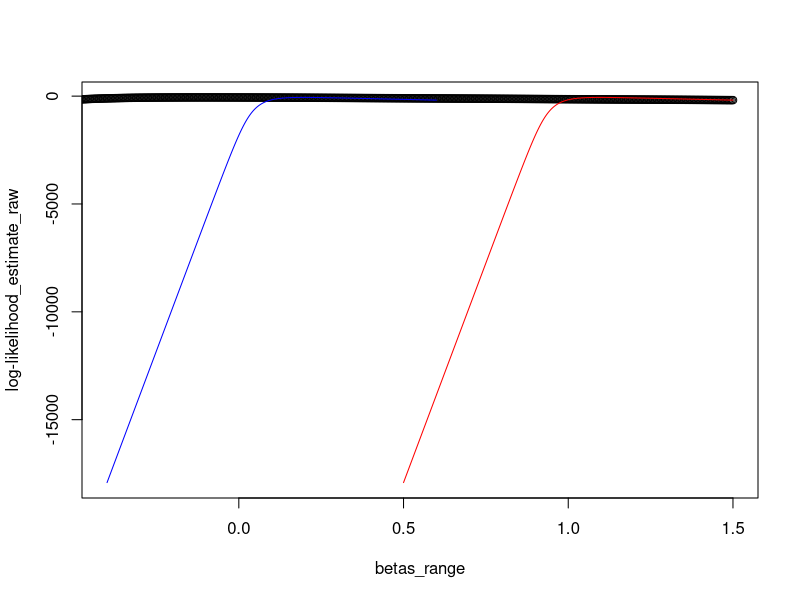
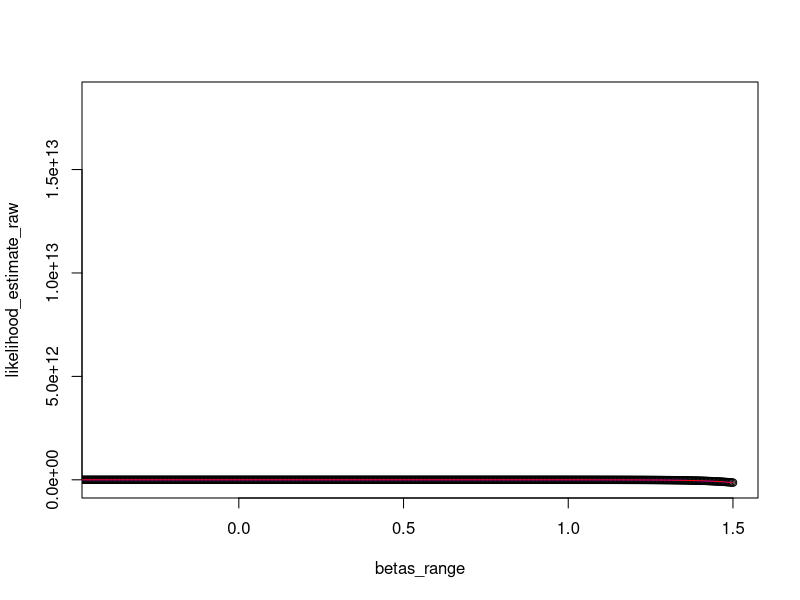

Here is the R script that generated these plots, in order: (Note: this script raises an error after producing the figures.)
# Functions
# b) Log likelihood
myloglikelihood <- function(beta) {
  loglikelihood <-
    sum(-y * log(1 + exp(-(X %*% beta))) - (1 - y) * log(1 + exp(X %*% beta)))
  return(loglikelihood)
}
# b) Normal Likelihood
mylikelihood <- function(beta) {
  likelihood <-
    sum(-y * 1 + exp(-(X %*% beta)) - (1 - y) * (1 + exp(X %*% beta)))
  return(likelihood)
}

# Parameters
n <- 1000
x <- sort(runif(n = n, min = 18, max = 60))
x2 <- rbinom(n, 1, prob = 0.5)
X <- cbind(rep(1, n), x, x2)

beta0 <- 1
beta1 <- 0.1
beta2 <- 1
beta <- cbind(beta0, beta1, beta2)

linear_model <- beta0 + beta1 * x + beta2 * x2
prob_i_x <- exp(linear_model) / (1 + exp(linear_model))

# a) ?
y <- rbinom(n = length(x), size = 1, prob = prob_i_x)

# c) Plot the likelihood function and the log-likelihood function for a range of values for the two parameters
# separately and show that they are maximized at the same value.
beta_start_0 <- seq(-2.5, -1.5, le=n)
beta_start_1 <- seq(-0.4, 0.6, le=n)
beta_start_2 <-  seq(0.5, 1.5, le=n)
beta_start_param <- cbind(beta_start_0, beta_start_1, beta_start_2)
betas_range <- seq(min(beta_start_param),max(beta_start_param), le=n)

results_maybe_log_like <- rep(0, nrow(beta_start_param))

for(i in 1:nrow(beta_start_param)){
  results_maybe_log_like[i] <- myloglikelihood(beta_start_param[i, ])
}

plot(betas_range, results_maybe_log_like, xlim=c(-0.4, 1.5), ylab="log-likelihood_estimate_raw")
lines(beta_start_1, results_maybe_log_like, col="blue")
lines(beta_start_2, results_maybe_log_like, col="red")

results_maybe_likelihood <- rep(0, nrow(beta_start_param))
for(i in 1:nrow(beta_start_param)){
  results_maybe_likelihood[i] <- mylikelihood(beta_start_param[i, ])
}
plot(betas_range, results_maybe_likelihood, xlim=c(-0.4, 1.5), ylab="likelihood_estimate_raw")
lines(betas_range, results_maybe_likelihood, col="blue")
lines(betas_range, results_maybe_likelihood, col="red")
# Testing functions from https://www.r-bloggers.com/2019/08/maximum-likelihood-estimation-from-scratch/

library(maxLik)
# Getting an estimate for both functions
start_param <- c(0, 1, 1)
loglikelihood.estimate <- maxBFGS(myloglikelihood,
                                  finalHessian = TRUE,
                                  start = start_param)
### TODO: Pass previous estimation as this function's start parameter? This is cheating maybe
likelihood.estimate <- maxBFGS(mylikelihood,
                               finalHessian = TRUE,
                               start=loglikelihood.estimate$estimate)



likelihood.covariance_matrix <- -(solve(likelihood.estimate$hessian))
loglikelihood.covariance_matrix <-
  -(solve(loglikelihood.estimate$hessian))

likelihood.sde <- sqrt(diag(likelihood.covariance_matrix))
loglikelihood.sde <- sqrt(diag(loglikelihood.covariance_matrix))

x_len <- length(x)

# Likelihood
likelihood.result <- getMarginalEffectBeta1(
  length = x_len,
  estimate_for = "likelihood",
  x2 = 0,
  dx_container = rep(0, x_len),
  probability_container = rep(0, x_len)
)
plot(x, likelihood.result$dx_container, type="l", main="Likelihood", ylab="dx")

likelihood.result1 <- getMarginalEffectBeta1(
  length = x_len,
  estimate_for = "likelihood",
  x2 = 1,
  dx_container = rep(0, x_len),
  probability_container = rep(0, x_len)
)
lines(x, likelihood.result1$dx_container, col="red")

loglikelihood.result <- getMarginalEffectBeta1(
  length = x_len,
  estimate_for = "loglikelihood",
  x2 = 0,
  dx_container = rep(0, x_len),
  probability_container = rep(0, x_len)
)
plot(x, loglikelihood.result$dx_container, type= "l", main = "Log-Likelihood estimate", ylab = "dx")

loglikelihood.result1 <- getMarginalEffectBeta1(
  length = x_len,
  estimate_for = "loglikelihood",
  x2 = 1,
  dx_container = rep(0, x_len),
  probability_container = rep(0, x_len)
)
lines(x, loglikelihood.result1$dx_container, col="red")

# Plot probabilities
plot(x, loglikelihood.result$probability_container, main="Estimated Probabilities")
lines(x, loglikelihood.result1$probability_container, col="red")

plot(x, loglikelihood.result$probability_container, ylim=c(0, 1))
lines(x, loglikelihood.result1$probability_container, col="red")

# TEST f)?
logit <- function(x) {
  logit <- log(x / (1 - x))
  return (logit)
}

plot(
  logit(prob_i_x),
  prob_i_x,
  type = "l",
  xlim = c(-5, 5),
  main = "The Logit Transformation",
  xlab = "logit",
  ylab = "probability",
  cex.main = 1.2,
  cex.lab = 1,
  cex.axis = 1
)
